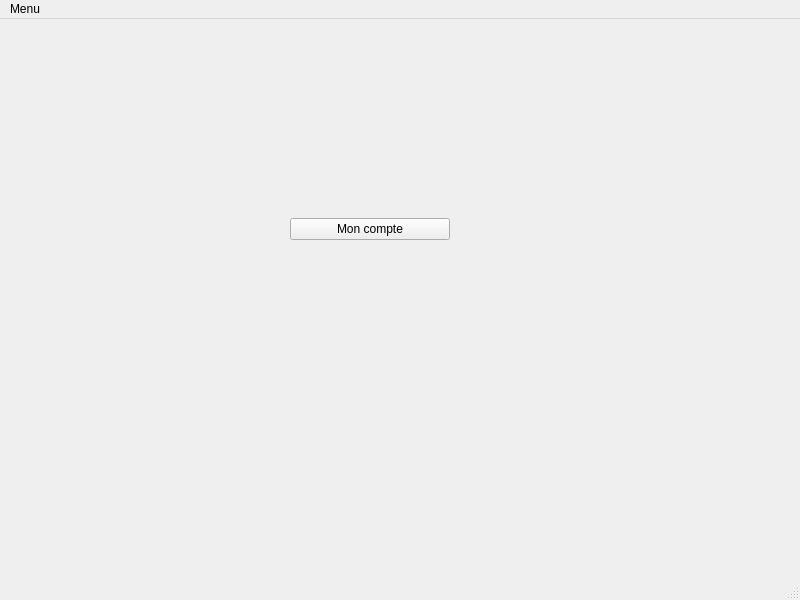
<?xml version="1.0" encoding="UTF-8"?>
<ui version="4.0">
 <class>PrincipaleFen</class>
 <widget class="QMainWindow" name="PrincipaleFen">
  <property name="windowModality">
   <enum>Qt::NonModal</enum>
  </property>
  <property name="geometry">
   <rect>
    <x>0</x>
    <y>0</y>
    <width>800</width>
    <height>600</height>
   </rect>
  </property>
  <property name="windowTitle">
   <string>MainWindow</string>
  </property>
  <widget class="QWidget" name="centralwidget">
   <widget class="QWidget" name="verticalLayoutWidget">
    <property name="geometry">
     <rect>
      <x>290</x>
      <y>170</y>
      <width>160</width>
      <height>80</height>
     </rect>
    </property>
    <layout class="QVBoxLayout" name="verticalLayout">
     <item>
      <widget class="QPushButton" name="monCompte">
       <property name="text">
        <string>Mon compte</string>
       </property>
      </widget>
     </item>
    </layout>
   </widget>
  </widget>
  <widget class="QMenuBar" name="menubar">
   <property name="geometry">
    <rect>
     <x>0</x>
     <y>0</y>
     <width>800</width>
     <height>26</height>
    </rect>
   </property>
   <widget class="QMenu" name="menuMenu">
    <property name="title">
     <string>Menu</string>
    </property>
    <addaction name="ajouterAnnonce"/>
   </widget>
   <addaction name="menuMenu"/>
  </widget>
  <widget class="QStatusBar" name="statusbar"/>
  <action name="ajouterAnnonce">
   <property name="text">
    <string>Ajouter une annonce</string>
   </property>
  </action>
 </widget>
 <resources/>
 <connections/>
</ui>
